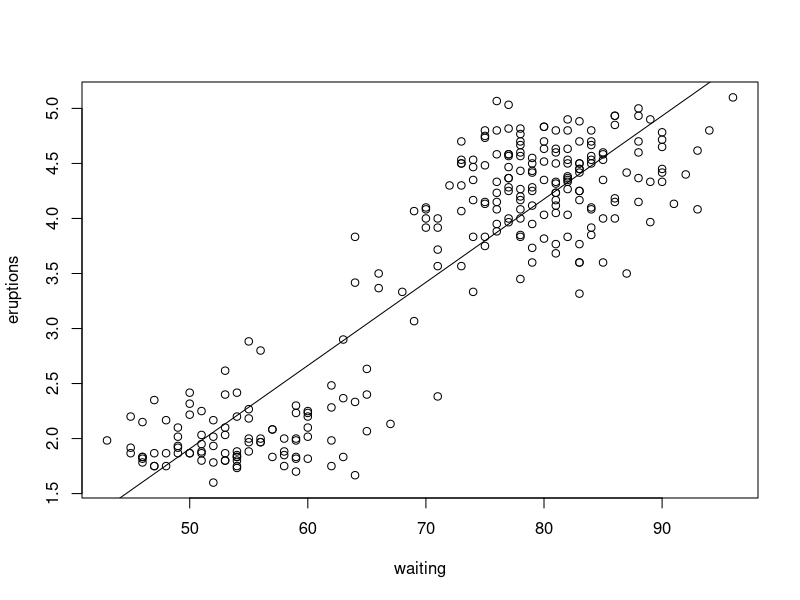

R code for this plot:
## ---- chunk 1
knitr::opts_chunk$set(echo = TRUE)
## ---- chunk 2
pnorm(4, mean = 0, sd = 4) - pnorm(-4, mean = 0, sd = 4)
## ---- chunk 3
pnorm(6, mean = 10, sd = 4)
## ---- chunk 4
(expected_y <- 10 + 5*(-1))
pnorm(3, mean = expected_y, sd = 4, lower.tail = FALSE)
## ---- chunk 5
(expected_y <- 10 + 5*(-2))
pnorm(3, mean = expected_y, sd = 4, lower.tail = FALSE)
## ---- chunk 6
?faithful
f_fit <- lm(eruptions ~ waiting, data = faithful)
f_fit$coefficients[1]
## ---- chunk 7
f_fit$coefficients[2]
plot(eruptions ~ waiting, data = faithful)
abline(f_fit)
## ---- chunk 8
predict(f_fit, newdata = data.frame(waiting = 80))
## ---- chunk 9
predict(f_fit, newdata = data.frame(waiting = 120))
## ---- chunk 10
# 80 is more reliable because 120 is out of range of the observed data
max(faithful$waiting)
min(faithful$waiting)
faithful[faithful$waiting == 80, ]
## ---- chunk 11
y <- faithful$eruptions
y_hat <- predict(f_fit, newdata = faithful)
RSS <- sum((y - y_hat) ^ 2)
## ---- chunk 12
TSS <- sum((y - mean(y)) ^ 2)
RegSS <- sum((y_hat - mean(y)) ^ 2)
RegSS / TSS
## ---- chunk 13
summary(f_fit)
names(f_fit)
sd(f_fit$residuals)

sd(y - y_hat)
